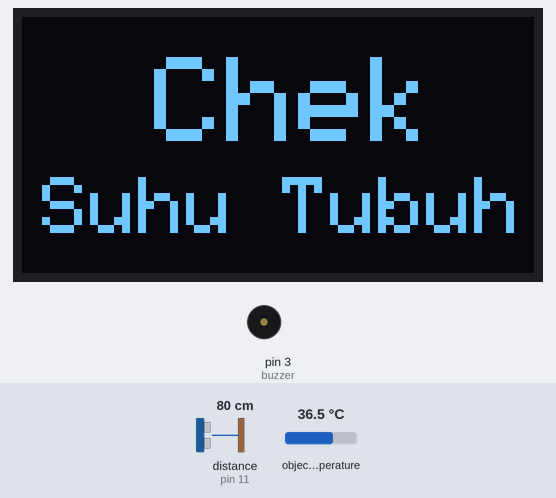
Bench run of a sketch on a simulated Arduino Uno, built with avr-gcc and run on an emulated ATmega328P. Parts: 128×64 one-colour display, buzzer (waves = sounding, pin HIGH). Wiring (inferred from the names in the program): ultrasonic range finder: trigger pin 12; echo pin 11. The test bench sets the inputs (shaded band); at power-on: distance to the obstacle (sensor on pin 11) 80 cm, object temperature 36.5 °C. The echo pulse lasts 58.3 µs per cm; pins used as bus, display or sensor lines are not drawn; what the sketch prints to the serial monitor is not drawn.

Above: at 1.2 s.
1.3 s: distance to the obstacle (sensor on pin 11) set to 2 cm
At 2.2 s:
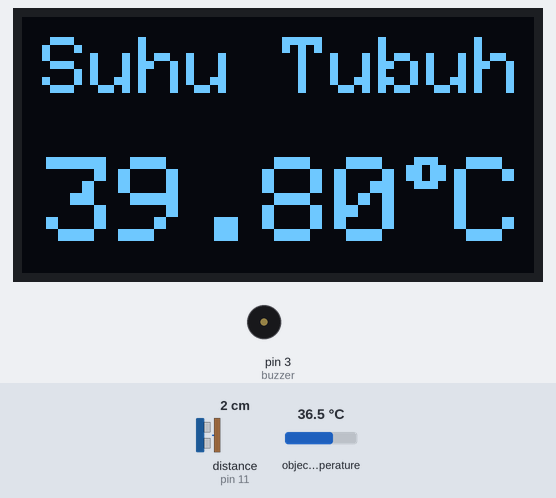
2.9 s: object temperature set to 20 °C
At 5.6 s:
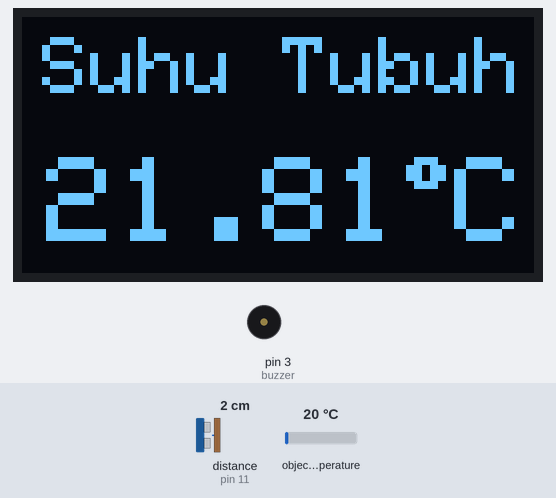
5.9 s: distance to the obstacle (sensor on pin 11) set to 7 cm
8.9 s: distance to the obstacle (sensor on pin 11) set to 10 cm
At 11.4 s:
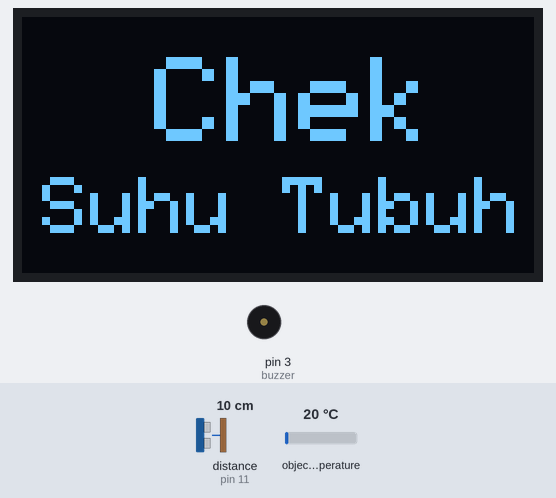
Timing chart, 0 to 12.9 s (numbered marks = the images above; inputs shaded):
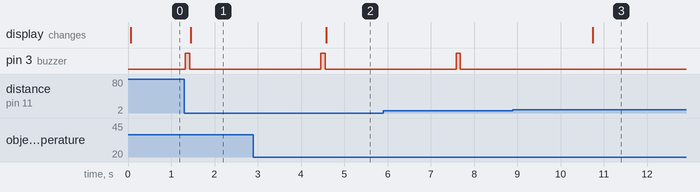

The sketch:

Project_Thermogun.ino
```cpp
#include <Wire.h>
#include <Adafruit_GFX.h>
#include <Adafruit_SH1106.h>
#include <Adafruit_MLX90614.h>

Adafruit_MLX90614 mlx = Adafruit_MLX90614();

#define echo 11
#define trig 12
#define buzzer 3

#define lebar 128
#define tinggi 64
#define reset -1
Adafruit_SH1106 display(reset);

long durasi, jarak;

void setup() {
  Serial.begin(9600);

  pinMode(buzzer, OUTPUT);
  pinMode(echo, INPUT);
  pinMode(trig, OUTPUT);

  mlx.begin();

  display.begin(SH1106_SWITCHCAPVCC, 0x3C);
  display.clearDisplay();
  display.setTextColor(WHITE);
}

void loop() {
 digitalWrite(trig, LOW);
 delayMicroseconds(2);
 digitalWrite(trig, HIGH);
 delayMicroseconds(10);
 digitalWrite(trig, LOW);

 durasi = pulseIn(echo, HIGH);
 jarak = durasi/58.8;

if (jarak <= 7){
  digitalWrite(buzzer, HIGH);
  delay(100);
  digitalWrite(buzzer, LOW);

  Serial.println(jarak);

  display.clearDisplay();
  display.setTextSize(2);
  display.setCursor(5, 5);
  display.print("Suhu Tubuh");
  display.setTextSize(3);
  display.setCursor(6, 35);
  display.print(mlx.readObjectTempC()*1.090);
  Serial.println(mlx.readObjectTempC()*1.090);
  display.setTextSize(2);
  display.print((char)247);
  display.setTextSize(3);
  display.print("C");
  display.display();

  delay(3000);
  }

 else{

  display.clearDisplay();
  display.setTextSize(3);
  display.setCursor(33, 10);
  display.print("Chek");
  display.setTextSize(2);
  display.setCursor(5, 40);
  display.print("Suhu Tubuh");
  display.display();
 }
}
```

Measured:
- the behaviour switches between 8 and 9 cm on distance to the obstacle (sensor on pin 11) (found by bisection; images 2 and 3)
- after the input at 1.3 s, pin 3 (buzzer): LOW → HIGH at once, → LOW 0.10 s later; the display: changes after 0.15 s (image 1)
- after the input at 2.9 s, the display: changes after 1.7 s (image 2)
- after the input at 8.9 s, pin 3 (buzzer): stays LOW (without the input it goes to HIGH after 1.8 s); the display: changes after 1.8 s (image 3)
